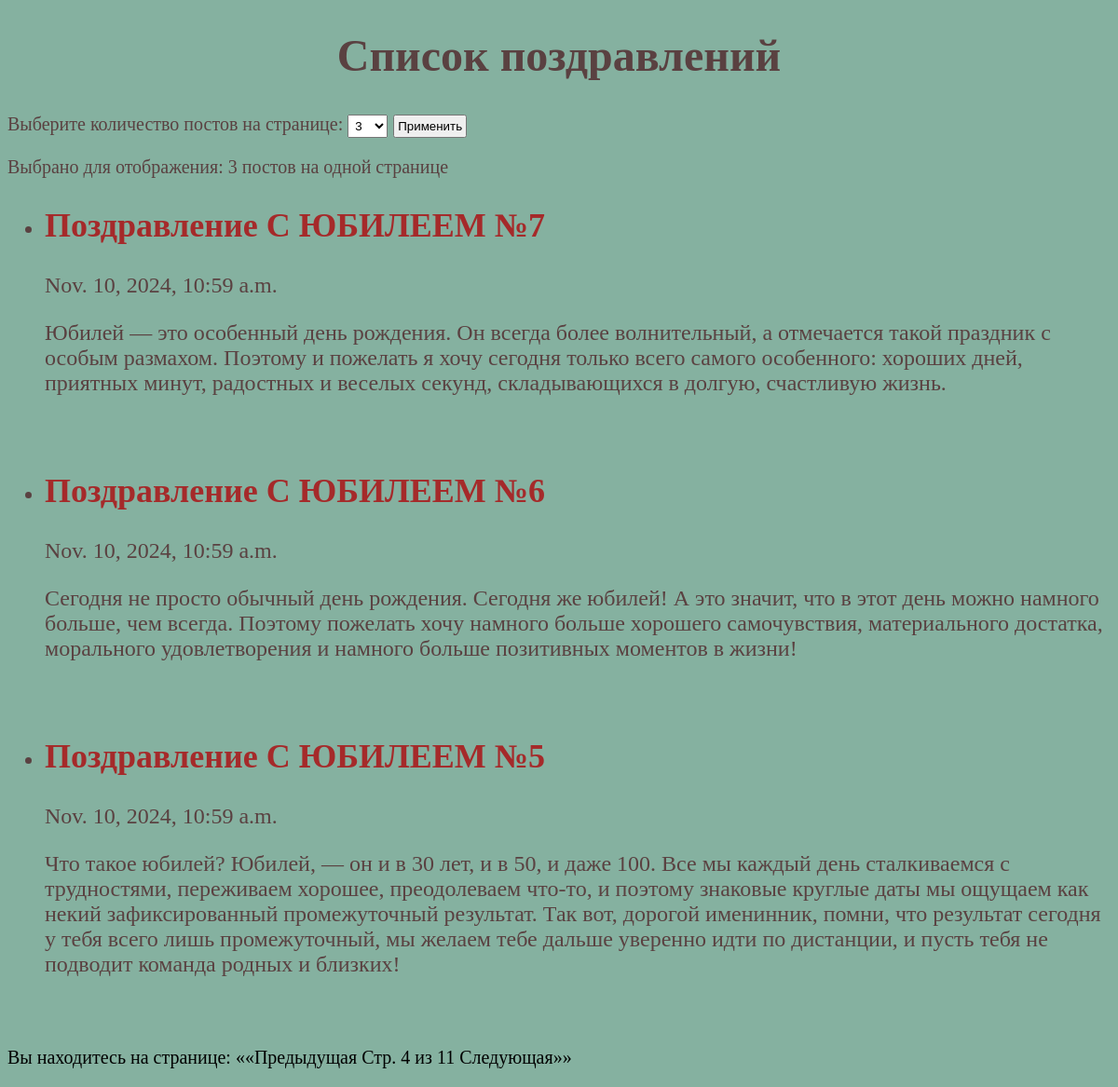
Page /?page=4&posts_per_page=3 on the committed database.
### djangoApp5/models.py (models this page shows, shortened)
class Post(models.Model):
    title = models.CharField(max_length=50)
    content = models.TextField()
    created_at = models.DateTimeField(auto_now_add=True)    # дата и время заполнится автоматически

### djangoApp5/views.py (the view)
# urls.py: path('', output_posts_on_page),
def output_posts_on_page(request):
    posts = Post.objects.all().order_by('-created_at')    # получили все объекты в отсортированном порядке от последнего
    posts_per_page = request.GET.get('posts_per_page')    # количество постов на странице, переданное пользователем
    if not posts_per_page:
        posts_per_page = 3    # количество постов на странице по умолчанию
    paginator = Paginator(posts, posts_per_page)    # укажем количество объектов на странице
    page_number = request.GET.get('page')    # получаем текущую страницу(номер) пользователя
    try:
        page_posts = paginator.get_page(page_number)  # к объекту paginator применяем метод get_page с текущей страницей
    except PageNotAnInteger:
        page_posts = paginator.page(1)
    except EmptyPage:
        page_posts = paginator.page(paginator.num_pages)
    return render(request, 'output_posts_on_page.html',
                  {'page_posts': page_posts, 'posts_per_page': posts_per_page})

### templates/output_posts_on_page.html (shortened to what this page needs)
{% load static %}
<!DOCTYPE html>
<html lang="en">
<head>
    <link rel="stylesheet" type="text/css" href = '{% static "style.css" %}'>
</head>
<body>
    {% block content %}
        <h1 class="h1">Список поздравлений</h1>
        <form action="." method="get">
            <label style="font-size: 20px;">Выберите количество постов на странице: </label>
            <select name="posts_per_page" style="padding: 3px;">
                <option>3</option>
            </select>
            <button type="submit" style="padding: 3px;">Применить</button>
        </form>
        <p style="font-size: 20px;">Выбрано для отображения: {{ posts_per_page }} постов на одной странице</p>
        <ul>
            {% for post in page_posts %}
                <li>
                    <h2 class="h2">{{ post.title }}</h2>
                    <p>{{ post.created_at }}</p>
                    <p>{{ post.content }}</p>
                    <br>
                </li>
            {% empty %}
                <p>Нет постов.</p>
            {% endfor %}
        </ul>
        <div class="pagination">
            <p>
                Вы находитесь на странице:
                {% if page_posts.has_previous %}
                    <a href="?page={{ page_posts.previous_page_number }}&posts_per_page={{ posts_per_page }}" class="href-pag">
                        &laquo;&laquo;Предыдущая
                    </a>
                {% endif %}
                Стр. {{ page_posts.number }} из {{ page_posts.paginator.num_pages }}
                {% if page_posts.has_next %}
                    <a href="?page={{ page_posts.next_page_number }}&posts_per_page={{ posts_per_page }}" class="href-pag">
                        Следующая&raquo;&raquo;
                    </a>
                {% endif %}
            </p>
        </div>
    {% endblock %}
</body>
</html>

### static/style.css (style rules this page uses)
body { background-color: #85b1a0; color: #5a4141; font-size: 24px; }
h1 { text-align: center; }
h2 { color: brown; }
.pagination { font-size: 20px; color: black; }
.href-pag { font-size: 20px; color: black; text-decoration: none; }

### rows in the picture
Post: title "Поздравление С ЮБИЛЕЕМ №7", created_at "Nov. 10, 2024, 10:59 a.m.", content "Юбилей — это особенный день рождения. Он всегда более волнительный, а отмечается такой праздник с особым размахом. Поэтому и пожелать я хочу сегодня только всего самого особенного: хороших дней, приятных минут, радостных и веселых секунд, складывающихся в долгую, счастливую жизнь."
Post: title "Поздравление С ЮБИЛЕЕМ №6", created_at "Nov. 10, 2024, 10:59 a.m.", content "Сегодня не просто обычный день рождения. Сегодня же юбилей! А это значит, что в этот день можно намного больше, чем всегда. Поэтому пожелать хочу намного больше хорошего самочувствия, материального достатка, морального удовлетворения и намного больше позитивных моментов в жизни!"
Post: title "Поздравление С ЮБИЛЕЕМ №5", created_at "Nov. 10, 2024, 10:59 a.m.", content "Что такое юбилей? Юбилей, — он и в 30 лет, и в 50, и даже 100. Все мы каждый день сталкиваемся с трудностями, переживаем хорошее, преодолеваем что-то, и поэтому знаковые круглые даты мы ощущаем как некий зафиксированный промежуточный результат. Так вот, дорогой именинник, помни, что результат сегодня у тебя всего лишь промежуточный, мы желаем тебе дальше уверенно идти по дистанции, и пусть тебя не подводит команда родных и близких!"

### other values in the picture
{{ posts_per_page }} "3"
{{ page_posts.number }} "4"
{{ page_posts.paginator.num_pages }} "11"
